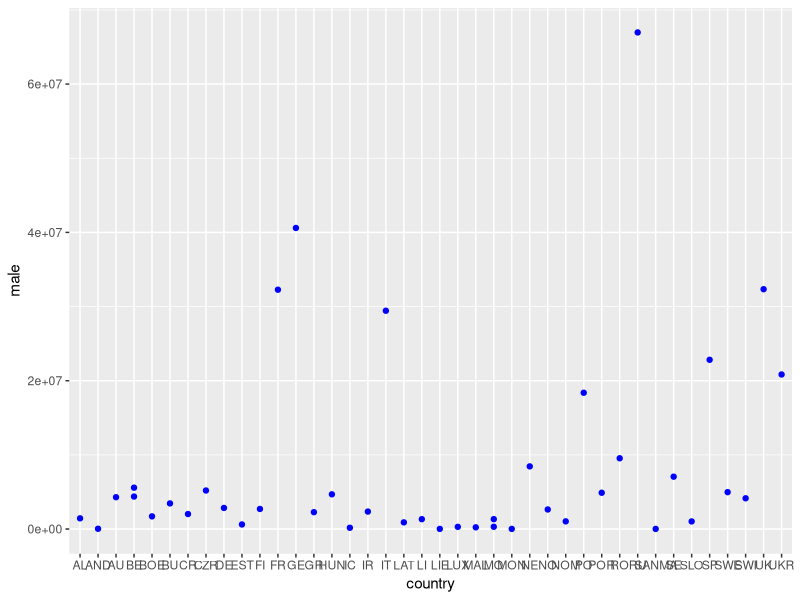
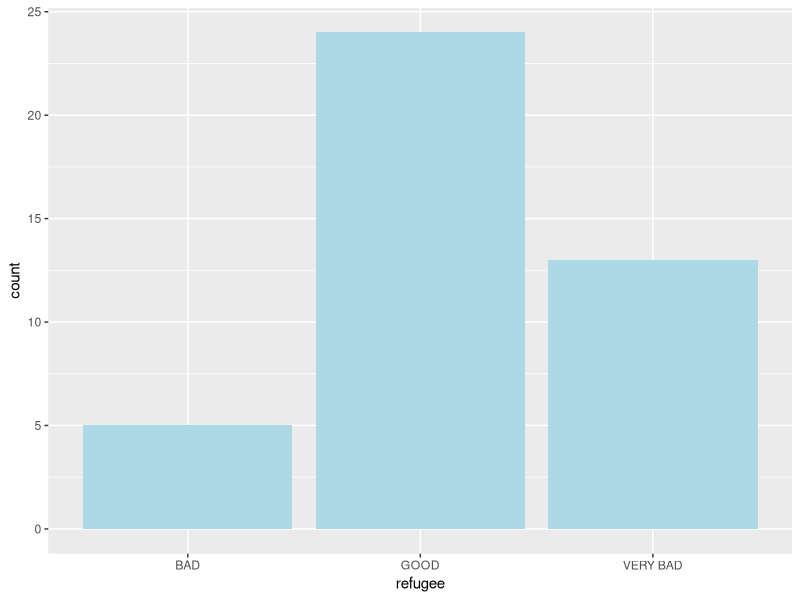

These charts were generated, in order, by the following R code:
library(tidyverse)

health <- read_delim("health.csv", delim = ";")
ages <- read_delim("Ages.csv", delim = ";")
greece <- read_delim("Greece.csv", delim = ";")

View(health)
View(ages)
View(greece)

summary(health)
summary(ages)

ages[is.na(ages)] <- 0
health[is.na(health)] <- 0

summary(ages)
summary(health)


#Male people from 2016 in Europe countries
ggplot(data = greece) + 
  geom_point(mapping = aes(x = country, y = male), color = "blue")

#refugee per country
ggplot(data = greece) + 
  geom_bar(mapping = aes(x = refugee), fill = "lightblue")